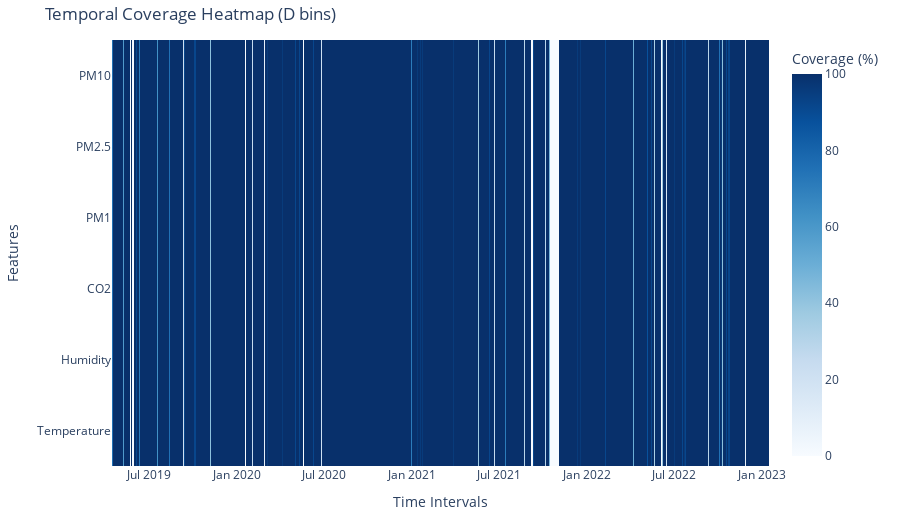

Notebook source saved alongside this figure:
### Code cell
plot_temporal_coverage_heatmap(data_singleton.get_data('Sweden Bedroom')).show()

### Figure 1 — Plotly figure (JSON) as saved in the notebook; plotly's stock layout.template omitted (floating-point values rounded to 4 significant figures; data arrays with more than 128 entries replaced by an {"elided": "..."} marker saying what was removed)
{"data": [{"colorbar": {"title": {"text": "Coverage (%)"}}, "colorscale": [[0, "rgb(247,251,255)"], [0.125, "rgb(222,235,247)"], [0.25, "rgb(198,219,239)"], [0.375, "rgb(158,202,225)"], [0.5, "rgb(107,174,214)"], [0.625, "rgb(66,146,198)"], [0.75, "rgb(33,113,181)"], [0.875, "rgb(8,81,156)"], [1, "rgb(8,48,107)"]], "type": "heatmap", "x": {"elided": "1371 str values"}, "y": ["Temperature", "Humidity", "CO2", "PM1", "PM2.5", "PM10"], "z": {"elided": "6x1371 float values"}, "zmax": 100, "zmin": 0}], "layout": {"height": 520, "margin": {"b": 40, "l": 40, "r": 40, "t": 40}, "title": {"text": "Temporal Coverage Heatmap (D bins)"}, "xaxis": {"title": {"text": "Time Intervals"}}, "yaxis": {"title": {"text": "Features"}}}}
